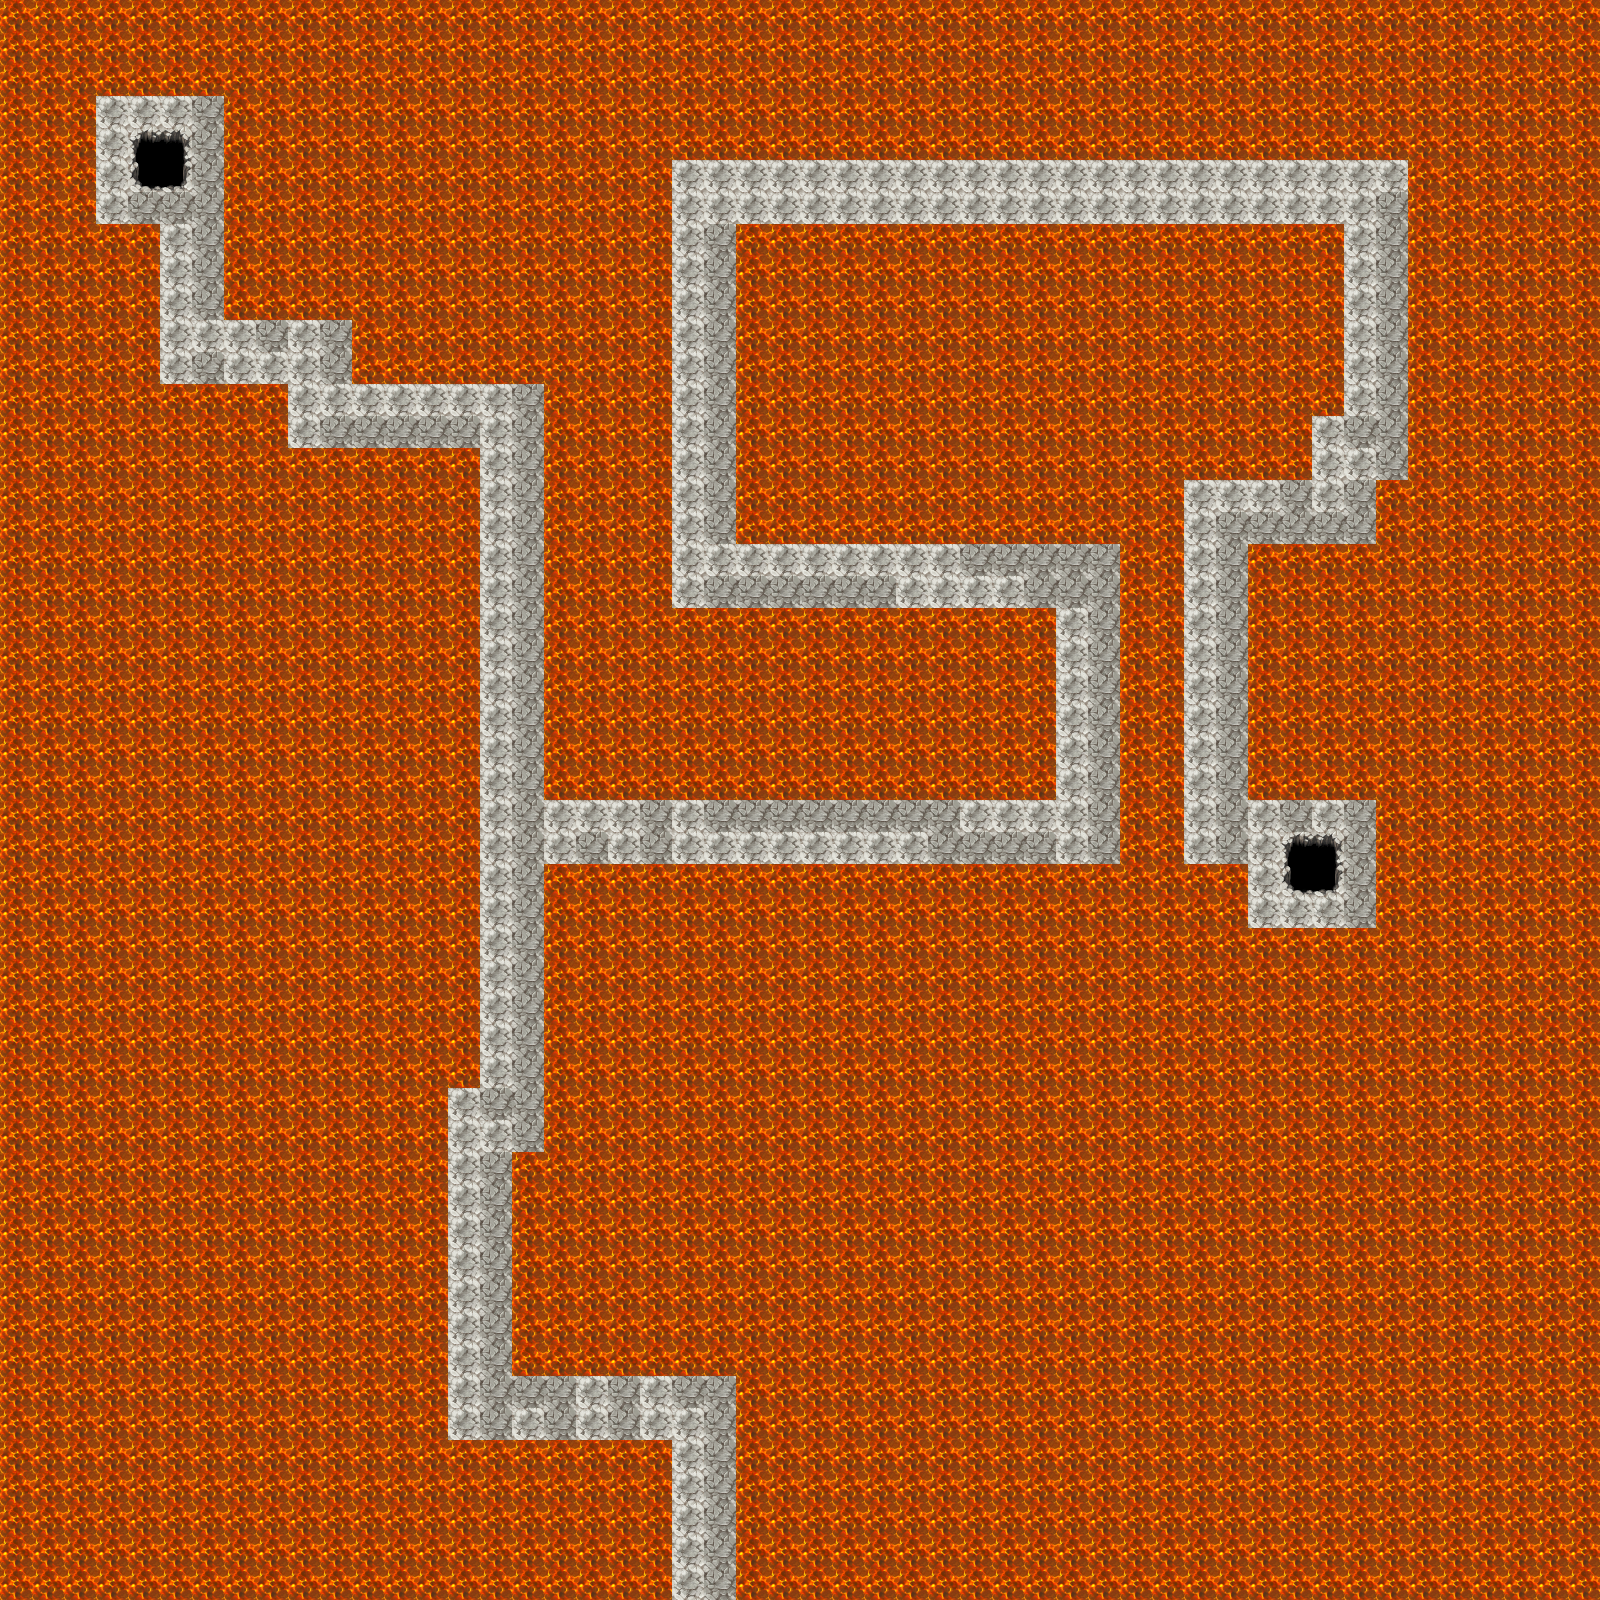

This game map was drawn from its Tiled (.tmx) file and the tilesets committed beside it. A one-line description and the trimmed map source follow:
An orthogonal 50x50 tile map with 32x32 px tiles, 3 tile layers (ground, path, hole), 4 tilesets and 30 objects.

<map version="1.0" tiledversion="2018.01.16" orientation="orthogonal" renderorder="right-down" width="50" height="50" tilewidth="32" tileheight="32" infinite="0" nextobjectid="37">
 <tileset firstgid="1" source="tsx/Outside_A3.tsx" />
 <tileset firstgid="129" source="tsx/Outside_A4.tsx" />
 <tileset firstgid="369" source="tsx/Dungeon_A5.tsx" />
 <tileset firstgid="497" source="tsx/Dungeon_A2.tsx" />
 <layer name="ground" width="50" height="50">
  <data>[2500 cells, 2500 non-empty, 6 distinct tile ids]</data>
 </layer>
 <layer name="path" width="50" height="50">
  <data>[2500 cells, 149 non-empty, 2 distinct tile ids]</data>
 </layer>
 <layer name="hole" width="50" height="50">
  <data>[2500 cells, 206 non-empty, 6 distinct tile ids]</data>
 </layer>
 <objectgroup name="lava">
  <object id="1" x="749.333" y="1366.67" width="30.6667" height="200.333" />
  <object id="2" x="436" y="1456" width="224" height="108.333" />
  <object id="3" x="524" y="1161.33" width="256" height="202.667" />
  <object id="5" x="552" y="872" width="682" height="286" />
  <object id="6" x="552" y="620" width="498" height="168" />
  <object id="7" x="742" y="230" width="592" height="178" />
  <object id="9" x="742" y="407" width="562" height="65" />
  <object id="10" x="742" y="466" width="434" height="68" />
  <object id="11" x="1128" y="496" width="48" height="374" />
  <object id="12" x="236" y="92" width="426" height="218" />
  <object id="14" x="358" y="309.333" width="303.333" height="62.6667" />
  <object id="15" x="552" y="370.667" width="110.667" height="248" />
  <object id="16" x="70" y="28" width="196" height="60" />
  <object id="17" x="30" y="76" width="58" height="174" />
  <object id="18" x="90" y="232" width="60" height="174" />
  <object id="19" x="148" y="398" width="132" height="70" />
  <object id="21" x="282" y="458" width="182" height="616" />
  <object id="22" x="278" y="1076" width="160" height="398" />
  <object id="23" x="1236" y="938.667" width="160" height="80" />
  <object id="24" x="1384" y="782.667" width="44" height="152" />
  <object id="25" x="1254.67" y="550.667" width="174.667" height="240" />
  <object id="26" x="1382.67" y="485.333" width="48" height="68" />
  <object id="27" x="1412" y="138.667" width="101.333" height="345.333" />
  <object id="28" x="664" y="90" width="748" height="60" />
 </objectgroup>
 <objectgroup name="hole" offsetx="15.6667" offsety="-15">
  <object id="29" x="133.333" y="164.667" width="24" height="25.3333" />
  <object id="30" x="1292" y="862" width="27" height="28" />
  <object id="32" x="132" y="2380" width="236" height="12" />
 </objectgroup>
 <objectgroup name="ground" offsetx="1" offsety="2">
  <object id="33" x="640" y="1564" width="20" height="34" />
  <object id="34" x="660" y="1588" width="88" height="10" />
  <object id="35" x="748" y="1567" width="32" height="32" />
 </objectgroup>
</map>
